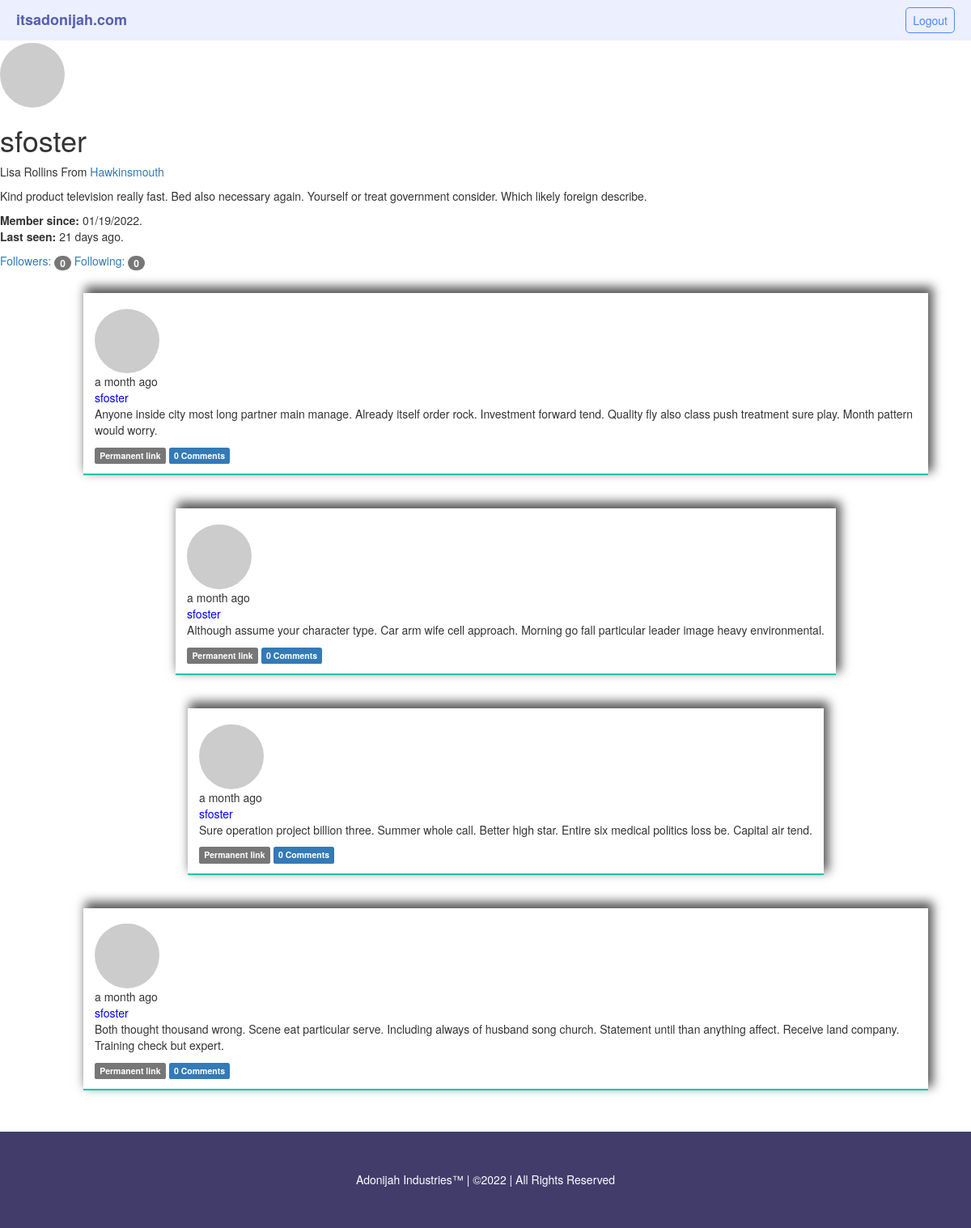
Page /user/sfoster (signed in) on the committed database.
### app/models.py (models this page shows, shortened)
class User(UserMixin,db.Model):
    __tablename__='users'
    id=db.Column(db.Integer,primary_key=True,autoincrement=True)
    email=db.Column(db.String(64),unique=True,index=True)
    username=db.Column(db.String(64),unique=True,index=True)
    password_hash=db.Column(db.String(128))
    confirmed=db.Column(db.Boolean,default=False)
    name=db.Column(db.String(64))
    profile=db.Column(db.String(20),nullable=True)
    location=db.Column(db.String(64))
    about_me=db.Column(db.Text())
    member_since=db.Column(db.DateTime(),default=datetime.utcnow)
    last_seen=db.Column(db.DateTime(),default=datetime.utcnow)
    avatar_hash=db.Column(db.String(64))
    role_id=db.Column(db.Integer,db.ForeignKey('roles.id'))
    posts=db.relationship('Post',backref='author',lazy='dynamic')
    followed=db.relationship('Follow',foreign_keys=[Follow.follower_id],backref=db.backref('follower', lazy='joined'), lazy='dynamic', cascade='all, delete-orphan')
    followers = db.relationship('Follow', foreign_keys=[Follow.followed_id], backref=db.backref('followed', lazy='joined'), lazy='dynamic', cascade='all, delete-orphan')
    comments=db.relationship('Comment',backref='author',lazy='dynamic')
    @property
    def password(self):
        raise AttributeError('Password is not a readable attribute')
    def is_following(self,user):
        if user.id is None:
            return False
        return self.followed.filter_by(followed_id=user.id).first() is not None
    def can(self,perm):
        return self.role is not None and self.role.has_permission(perm)
    def is_administrator(self):
        return self.can(Permission.ADMIN)
    def ping(self):
        self.last_seen=datetime.utcnow()
        db.session.add(self)
        db.session.commit()
    def gravatar(self,size=100,default='identicon',rating='g'):
        if request.is_secure:
            url = 'https://secure.gravatar.com/avatar'
        else:
            url = 'http://www.gravatar.com/avatar'
        hash = hashlib.md5(self.email.lower().encode('utf-8')).hexdigest()
        return '{url}/{hash}?s={size}&d={default}&r={rating}'.format(url=url, hash=hash, size=size, default=default, rating=rating)

class Post(db.Model):
    __tablename__='posts'
    id=db.Column(db.Integer,primary_key=True)
    body=db.Column(db.Text)
    timestamp=db.Column(db.DateTime,index=True,default=datetime.utcnow)
    body_html=db.Column(db.Text)
    author_id=db.Column(db.Integer,db.ForeignKey('users.id'))
    comments=db.relationship('Comment',backref='post',lazy='dynamic')

### app/main/views.py (the view)
@main.route('/user/<username>')
def user(username):
    user=User.query.filter_by(username=username).first_or_404()
    if user is None:
        abort(404)
    posts=user.posts.order_by(Post.timestamp.desc()).all()
    return render_template('user.html',user=user,posts=posts)

### app/main/__init__.py (called while the page is built)
@main.app_context_processor
def inject_permission():
    return dict(Permission=Permission)

### app/main/views.py (called while the page is built)
@main.after_app_request
def after_request(response):
    for query in get_debug_queries():
        if query.duration >= current_app.config['MICROBLOG_SLOW_DB_QUERY_TIME']:
            current_app.logger.warning('Slow query: %s\nParameters: %s\nDuration: %fs\nContext: %s\n'% (query.statement, query.parameters, query.duration, query.context))
    return response

@main.before_app_request
def before_request():
    if current_user.is_authenticated and not current_user.confirmed and request.blueprint !='main' and request.endpoint !='static':
        return redirect(url_for('main.unconfirmed'))

@main.before_app_request
def before_request():
    if current_user.is_authenticated:
        current_user.ping()
        if not current_user.confirmed and request.endpoint and request.blueprint !='main' and request.endpoint != 'static':
            return redirect(url_for('main.unconfirmed'))

### app/models.py (called while the page is built)
@login_manager.user_loader
def load_user(user_id):
    return User.query.get(int(user_id))

### app/templates/user.html (shortened to what this page needs)
{%extends "base.html"%}
{%block content%}
    <img class="img-circle profile-thumbnail" src="{{user.gravatar(size=256)}}"
    <div class="page-header">
        <h1>{{ user.username }}</h1>
        {% if user.name or user.location %}
        <p>
            {% if user.name %}{{ user.name }}{% endif %}
            {% if user.location %}
                From <a href="http://maps.google.com/?q={{ user.location }}" target="blank">{{ user.location }}</a>
            {% endif %}
            </p>
        {% endif %}
        {% if user.about_me %}<p>{{ user.about_me }}</p>{% endif %}
        <p>
            <b>Member since:</b> {{ moment(user.member_since).format('L') }}.
            <br/>
            <b>Last seen:</b> {{ moment(user.last_seen).fromNow() }}.
        </p>
        <a href="{{ url_for('main.followers', username=user.username) }}">Followers: <span class="badge">{{ user.followers.count()-1 }}</span>
        </a>
        <a href="{{ url_for('main.followed_by', username=user.username) }}">Following: <span class="badge">{{ user.followed.count() -1 }}</span>
        </a>
    {%include '_posts.html'%}
    {{super()}}
{%endblock%}

### app/templates/_posts.html (shortened to what this page needs)
<ul class="posts">
{% for post in posts %}
    <li class="post">
        <div class="profile-thumbnail">
            <a href="{{ url_for('main.user', username=post.author.username) }}"><img class="img-circle profile-thumbnail" src="{{ post.author.gravatar(size=40) }}"></a>
        </div>
        <div class="post-date">
            {{ moment(post.timestamp).fromNow() }}
        </div>
        <div class="post-author">
            <a href="{{ url_for('main.user', username=post.author.username) }}"> {{ post.author.username }}</a>
        </div>
        <div class="post-body">
            {% if post.body_html %}
                {{ post.body_html | safe }}
            {% else %}
                {{ post.body }}
            {% endif %}
            <div class="post-footer">
                <a href="{{ url_for('main.post', id=post.id) }}"><span class="label label-default">Permanent link</span></a>
                <a href="{{ url_for('main.post', id=post.id) }}#comments">
                    <span class="label label-primary">{{ post.comments.count() }} Comments</span>
                </a>
            </div>
        </div>
    </li>
{% endfor %}
</ul>

### app/static/styles/styles.css (style rules this page uses)
:root { box-sizing: border-box; }
body { font: 'Ariel', 'sans-serif'; }
ul { list-style: none; height: 100%; display: flex; align-items: center; justify-content: space-around; }
ul a { color: white; }
ul li { padding: 5px; margin-left: 10px; }
.posts { display: flex; flex-direction: column; justify-content: left; padding-top: 2em; }
.post { max-width: 90%; flex: 1; padding: 1em; align-items: left; border-bottom: 2px solid rgb(7, 197, 172); box-shadow: 4px -6px 12px 2px rgba(0, 0, 0, 0.65); -webkit-box-shadow: 4px -6px 12px 2px rgba(0, 0, 0, 0.65); -moz-box-shadow: 4px -6px 12px 2px rgba(0, 0, 0, 0.65); }
.post-author>a { color: blue !important; }
.profile-thumbnail { margin-right: -5em; padding-top: .2em; }
@media (min-width:560px) { .post { display: flex; flex-direction: column; justify-content: left; } }

### rows in the picture
User: username "sfoster", name "Lisa Rollins", location "Hawkinsmouth", about_me "Kind product television really fast. Bed also necessary again. Yourself or treat government consider. Which likely foreign describe.", member_since "01/19/2022", last_seen "21 days ago"
Post: timestamp "a month ago", author.username "sfoster", body_html "Anyone inside city most long partner main manage. Already itself order rock. Investment forward tend. Quality fly also class push treatment sure play. Month pattern would worry.", comments.count "0"
Post: timestamp "a month ago", author.username "sfoster", body_html "Although assume your character type. Car arm wife cell approach. Morning go fall particular leader image heavy environmental.", comments.count "0"
Post: timestamp "a month ago", author.username "sfoster", body_html "Sure operation project billion three. Summer whole call. Better high star. Entire six medical politics loss be. Capital air tend.", comments.count "0"
Post: timestamp "a month ago", author.username "sfoster", body_html "Both thought thousand wrong. Scene eat particular serve. Including always of husband song church. Statement until than anything affect. Receive land company. Training check but expert.", comments.count "0"

### other values in the picture
{{ user.followers.count()-1 }} "0"
{{ user.followed.count() -1 }} "0"
